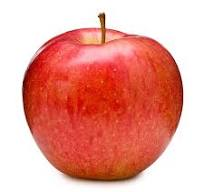
#> input picture 1. Projects/DeepLearning_Cloud/12장/apple.jpeg, 204 x 192 px
$ python 12.image_processing.py
#> lines starting #> are read from the running program, lines starting #| are printed output that depends on the picture
# simple image processing

from skimage import io
from tkinter.filedialog import askopenfilename  # choose file

import matplotlib.pyplot as plt
import matplotlib.image as mpimg
# %matplotlib inline

fname = askopenfilename()           # choose image file
#> the answer given: ../apple.jpeg
image = mpimg.imread(fname)         # read image
#> image is the input picture: shape (192, 204, 3); mean R, G, B 232.1, 161.1, 151
plt.imshow(image)                   # display image
plt.show()

# type of image object
type(image)

# image shape
print(image.shape)
#| (192, 204, 3)

# image data
print(image[:,:,1])  # red channel
#> (printed output is left out)


# color to gray
from skimage import color

gray_image = color.rgb2gray(image)
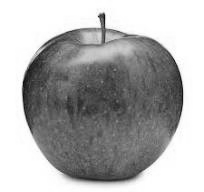
#> gray_image: shape (192, 204) float64; min 0.0502, max 1, mean 0.688
print(gray_image.shape)
#| (192, 204)
plt.imshow(gray_image, cmap='gray')
plt.show()

# resize
from skimage import transform

new_shape = (image.shape[0] // 2, image.shape[1] // 2,
             image.shape[2])
#> new_shape = (96, 102, 3)
small = transform.resize(image=image,
        output_shape=new_shape)
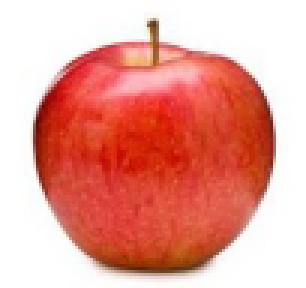
#> small: shape (96, 102, 3) float64 (shown 3 times larger); mean R, G, B 0.91, 0.632, 0.592

print(small.shape)
#| (96, 102, 3)
plt.imshow(small)
plt.show()


# filp, rotate
from skimage.transform import rotate

#> (the run stopped early here; a loop or call above may not have finished)
